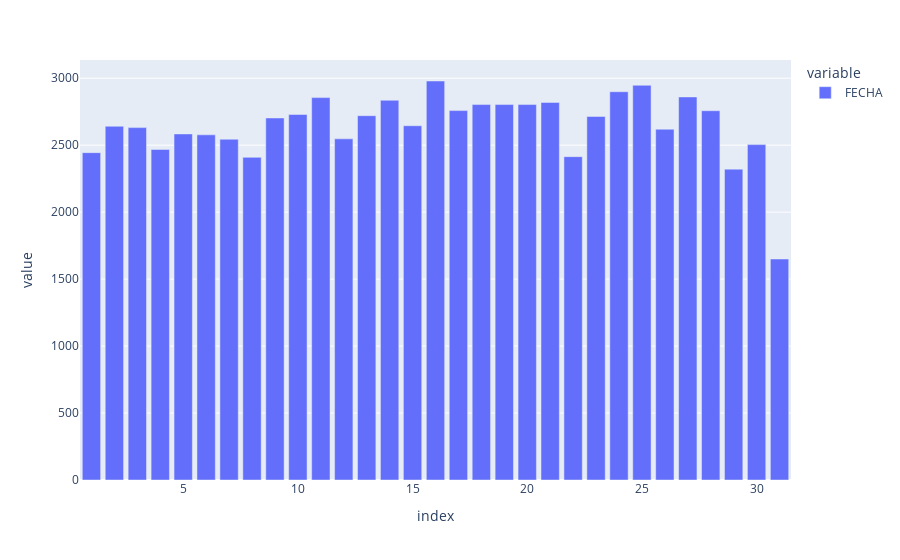

Source (notebook cell):
### Markdown cell above
Observemos como se comportan la cantidad de accidentes por dia para el año 2015:

### Code cell
accidente_hora = df.groupby(df_est[(df_est.FECHA.dt.year == 2015)].FECHA.dt.day).count().FECHA
accidente_hora.plot(kind='bar')

### Figure 1 — Plotly figure (JSON) as saved in the notebook; plotly's stock layout.template omitted (floating-point values rounded to 4 significant figures)
{"data": [{"alignmentgroup": "True", "hovertemplate": "variable=FECHA<br>index=%{x}<br>value=%{y}<extra></extra>", "legendgroup": "FECHA", "marker": {"color": "#636efa", "pattern": {"shape": ""}}, "name": "FECHA", "offsetgroup": "FECHA", "orientation": "v", "showlegend": true, "textposition": "auto", "type": "bar", "x": [1, 2, 3, 4, 5, 6, 7, 8, 9, 10, 11, 12, 13, 14, 15, 16, 17, 18, 19, 20, 21, 22, 23, 24, 25, 26, 27, 28, 29, 30, 31], "xaxis": "x", "y": [2444, 2641, 2631, 2468, 2584, 2577, 2544, 2409, 2703, 2729, 2855, 2547, 2720, 2835, 2645, 2979, 2758, 2803, 2803, 2803, 2819, 2414, 2714, 2899, 2947, 2619, 2860, 2757, 2321, 2504, 1650], "yaxis": "y"}], "layout": {"barmode": "relative", "legend": {"title": {"text": "variable"}, "tracegroupgap": 0}, "margin": {"t": 60}, "xaxis": {"anchor": "y", "domain": [0, 1], "title": {"text": "index"}}, "yaxis": {"anchor": "x", "domain": [0, 1], "title": {"text": "value"}}}}
